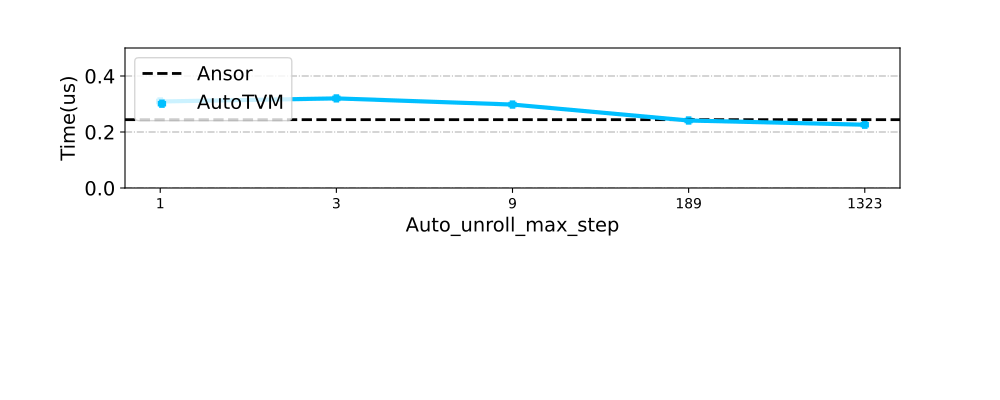

The Python source for this figure:
# -*- coding:utf8 -*
# !/usr/bin/python
# -*- coding: utf-8 -*-
import numpy as np
import pandas as pd
#import brewer2mpl
import matplotlib.pyplot as plt
from matplotlib.font_manager import FontProperties
plt.rc('font',family='Times New Roman')
plt.rcParams['font.sans-serif'] = ['SimHei'] # 设置字体，不然中文无法显示
plt.rcParams['axes.unicode_minus'] = False
plt.rcParams['figure.figsize'] = (10.0, 4.0) # 设置figure_size尺寸
#plt.rcParams['figure.figsize'] = (4.0, 4.0) # 设置figure_size尺寸


#figsize(12.5, 4) # 设置 figsize
plt.rcParams['savefig.dpi'] = 500 #保存图片分辨率
plt.rcParams['figure.dpi'] = 500  #分辨率
# 默认的像素：[6.0,4.0]，分辨率为100，图片尺寸为 600&400
# 指定dpi=200，图片尺寸为 1200*800
# 指定dpi=300，图片尺寸为 1800*1200
print(plt.style.available)
plt.style.use('fast')
plt.figure()
plt.rcParams['font.sans-serif'] = ['Times New Roman']
#plt.rc('font', family='Times New Roman')
plt.rc('font', family='Times New Roman')

# 或者直接修改配色方案
#plt.rcParams['axes.color_cycle'] = colors
font_size = 18
def Data_power2_random_TEST():
    #plt.figure()
    font = FontProperties(fname=r"/home/daiwen/simhei/simhei.ttf",size=15)
    plt.rc('font', family='Times New Roman')
    plt.figure(1)  # 创建第一个画板（figure）
    plt.subplot(211)  # 第一个画板的第一个子图
    font = FontProperties(fname=r"/home/daiwen/simhei/simhei.ttf",size=15)
    plt.rc('font', family='Times New Roman')
    plt.ylabel('Time(us)', fontsize=14)
    plt.xlabel('Auto_unroll_max_step', fontsize=14)
    plt.axhline(0.244, color='black', linestyle='--',linewidth=2)

    y_AutoTVM = [0.309,0.320,0.298,0.241,0.226]
    
    plt.tick_params(labelsize=14)
    plt.grid(linestyle='-.', axis='y')

    x = np.arange(len(y_AutoTVM))

    l2 = plt.scatter(x, y_AutoTVM, color='deepskyblue', linewidth='4',marker='+')
    

    plt.plot(x, y_AutoTVM, color="deepskyblue", linewidth=3, linestyle='-', label='JJ income')
    plt.legend(labels=['Ansor', 'AutoTVM'], loc='upper left', fontsize=14)

    plt.xticks(x, ['1', '3', '9', '189', '1323'],size=10,rotation=0)
    plt.ylim(0, 0.5)

    plt.savefig('Auto_unroll_test.pdf',format='pdf')

    #plt.show()

if __name__ == '__main__':
    Data_power2_random_TEST()
